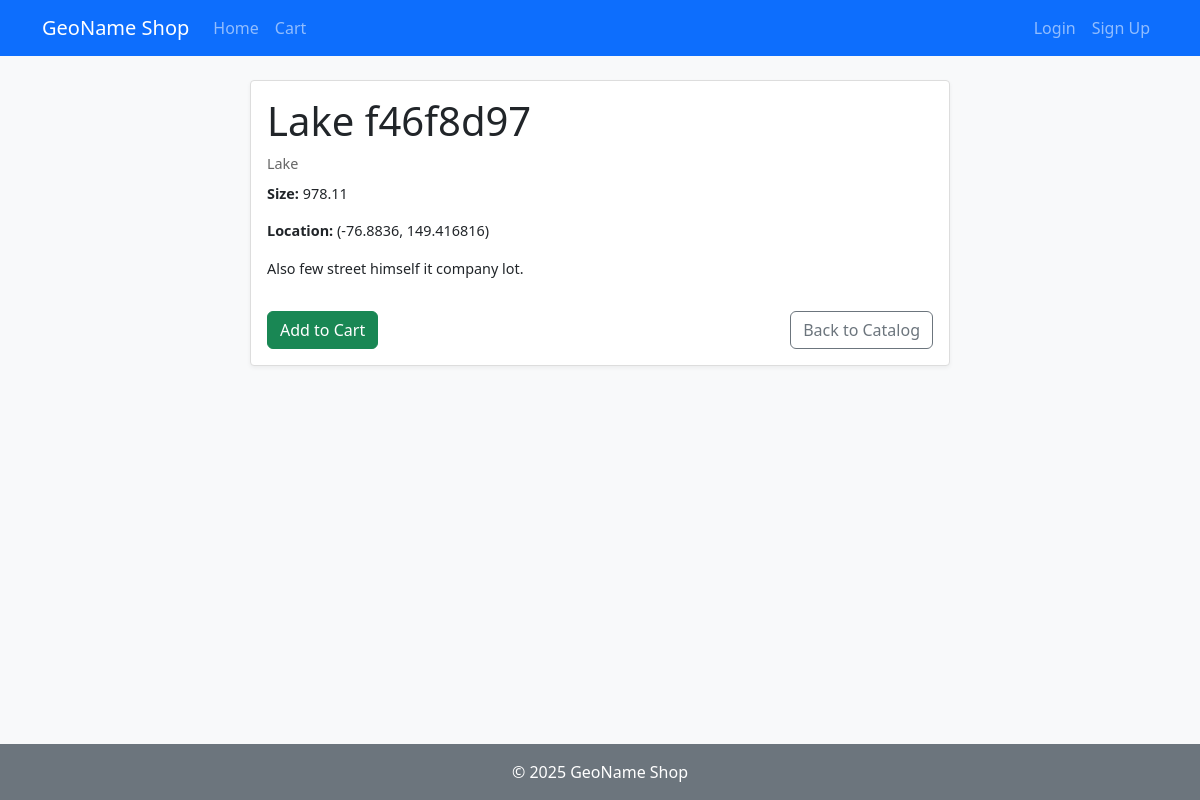
/1/, run on the app's committed database.
### features/models.py (models this page shows, shortened)
class Feature(models.Model):
    name = models.CharField(max_length=200)
    feature_type = models.CharField(max_length=100)
    latitude = models.FloatField()
    longitude = models.FloatField()
    size = models.FloatField()
    description = models.TextField(blank=True)

### features/views.py (the view)
# urls.py: path('<int:pk>/', FeatureDetailView.as_view(), name='detail'),
class FeatureDetailView(DetailView):
    model = Feature
    template_name = 'features/feature_detail.html'

### features/templates/features/feature_detail.html
{% extends "base.html" %}
{% block content %}
  <div class="feature-card mx-auto" style="max-width:700px;">
    <h1>{{ object.name }}</h1>
    <div class="meta mb-2">{{ object.feature_type }}</div>
    <div class="desc mb-3">
      <p><strong>Size:</strong> {{ object.size }}</p>
      <p><strong>Location:</strong> ({{ object.latitude }}, {{ object.longitude }})</p>
      <p>{{ object.description }}</p>
    </div>
    <div class="actions">
      <a href="{% url 'orders:add_to_cart' object.pk %}" class="btn btn-success me-2">Add to Cart</a>
      <a href="{% url 'features:list' %}" class="btn btn-outline-secondary">Back to Catalog</a>
    </div>
  </div>
{% endblock %}

### templates/base.html (style rules this page uses)
.feature-card { flex: 1 1 calc(33.333% - 1rem); display: flex; flex-direction: column; border: 1px solid #ddd; border-radius: 4px; padding: 1rem; background: #fff; box-shadow: 0 2px 4px rgba(0,0,0,0.05); }
.feature-card .meta { font-size: .9rem; color: #666; margin-bottom: .5rem; }
.feature-card .desc { flex: 1 1 auto; margin-bottom: 1rem; font-size: .9rem; }
.feature-card .actions { display: flex; justify-content: space-between; }

### data on the page
Feature: name "Lake f46f8d97", feature_type "Lake", size "978.11", latitude "-76.8836", longitude "149.416816", description "Also few street himself it company lot."
